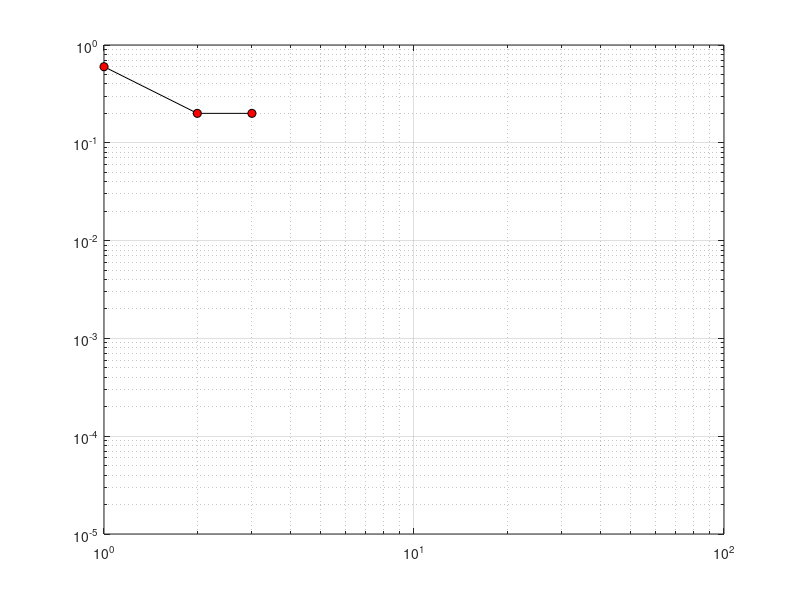

The MATLAB source for this figure:
clc; 
clear all;
close all;

%% Input data
N  = 20;        % number of cells

dt   = 0.1;     % time step
tend = 10;      % total simulation time

fmt = 'b-';     % linecolor for plot of final solution

show_sol = 1;   % (=1) show intermediate solutions during simulation

method = 1;     % method = 1 : exact at t(n+1)
                % method = 2 : exact at t(n+1/2)
                % method = 3 : DGCL
if (method == 1)
  disp('Mesh velocities are EXACT at t(n+1)');
elseif (method == 2)
  disp('Mesh velocities are EXACT at t(n+1/2)');
else
  disp('Mesh velocities satisfy DGCL');
end

%% Initialisation

dx = zeros(1,N);    % cell volumes
xi = zeros(1,N+1);  % face centers
x  = zeros(1,N);    % cell centers
u  = ones(1,N);     % solution



asdsda = (3:9)
xi  = (0:N)%/N;              % face centers
xi0 = (0:N)/N;              % face centers at t=0
x   = (1:N)/N - 0.5/N;      % cell centers
dx  = xi(2:N+1) - xi(1:N);  % cell volumes

asd=[0.5198
0.4757
0.2392
0.1191
0.0593];
q1=0.9152/0.4757;q1=q1^(-1);
q2=0.4757/0.2392;q2=q2^(-1);
q3=0.2392/0.1191;q3=q3^(-1);
q4=0.1191/0.0593;q4=q4^(-1);


x1=0.00022954495581;
x2=0.00170807576105;
x3=x1/x2;
0.134388041235883

xd=[1 2 3]
yd=[0.6 0.2 0.2]
loglog(xd,yd,'blacko-','MarkerFaceColor',[1,0,0]);grid on; axis([10^0 10^2 10^-5 10^0]); 